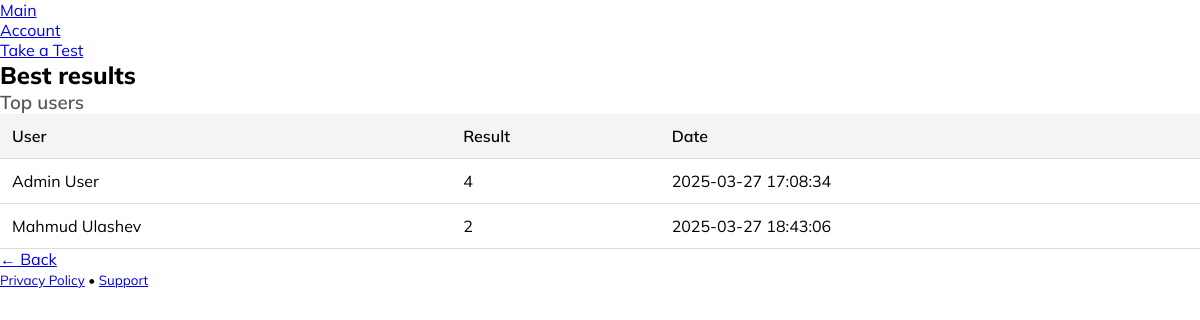
The page /leaderboard on the database as committed earlier.
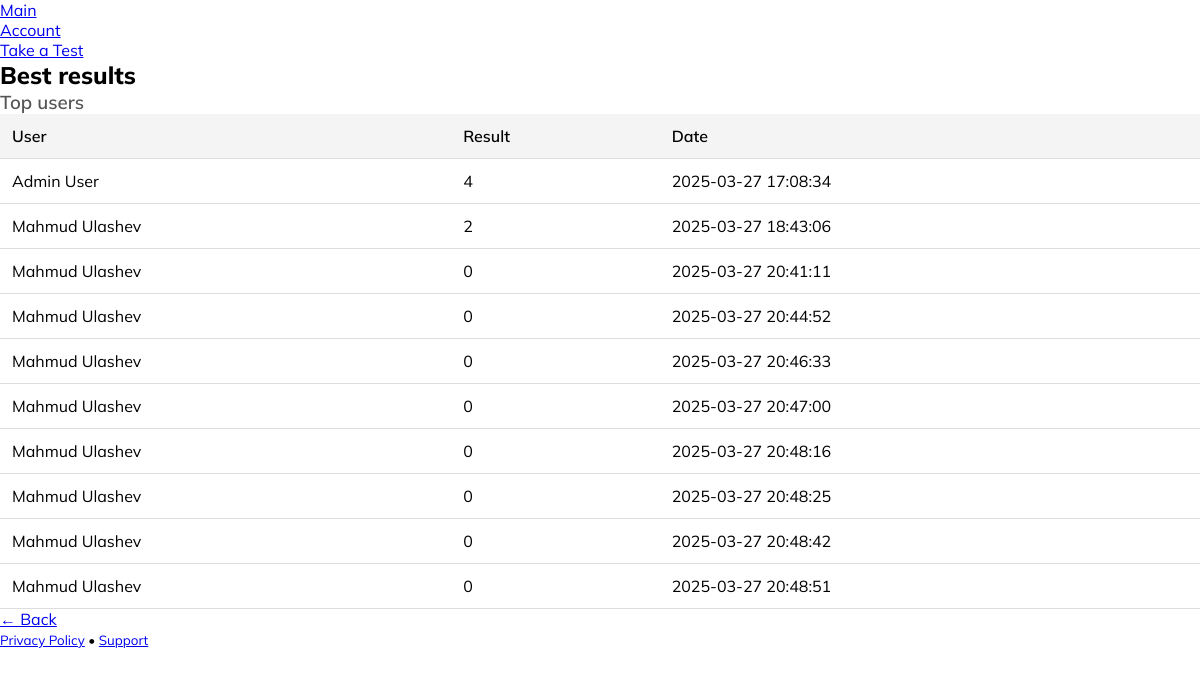
The same page on the database as committed later.
### tables this page shows
CREATE TABLE results (
    id INTEGER PRIMARY KEY AUTOINCREMENT,
    user_id INTEGER NOT NULL,
    ball INTEGER NOT NULL,
    test_date TEXT NOT NULL,
    FOREIGN KEY (user_id) REFERENCES users(id)
);

CREATE TABLE users (
    id INTEGER PRIMARY KEY AUTOINCREMENT,
    first_name TEXT NOT NULL,
    last_name TEXT NOT NULL,
    username TEXT UNIQUE NOT NULL,
    password TEXT NOT NULL,
    is_admin INTEGER DEFAULT 0
);

### app.py (the view)
@app.route("/leaderboard")
def leaderboard():
    conn = conn_databaza()
    cursor = conn.cursor()
    cursor.execute("""
        SELECT users.first_name, users.last_name, results.ball, results.test_date
        FROM results
        JOIN users ON results.user_id = users.id
        ORDER BY results.ball DESC, results.test_date ASC
    """)
    leaders = cursor.fetchall()
    conn.close()
    return render_template("leaderboard.html", leaders=leaders)

### app.py (called while the page is built)
def conn_databaza():
    conn = sqlite3.connect("users.db")
    conn.row_factory = sqlite3.Row
    return conn

### templates/leaderboard.html (shortened to what this page needs)
<!DOCTYPE html>
<html lang="en">
<head>
    <link rel="stylesheet" href="https://cdn.jsdelivr.net/npm/@picocss/pico@1/css/pico.min.css">
    <link rel="stylesheet" href="/static/leaderboard.css">
</head>
<body>
    <nav class="container">
        <ul>
            <li><a href="/">Main</a></li>
        </ul>
        <ul>
            <li><a href="/profile">Account</a></li>
            <li><a href="/test-cover">Take a Test</a></li>
        </ul>
    </nav>
    <main class="container">
        <section>
            <hgroup>
                <h2>Best results</h2>
                <h3>Top users</h3>
            </hgroup>
            <table>
                <thead>
                    <tr>
                        <th>User</th>
                        <th>Result</th>
                        <th>Date</th>
                    </tr>
                </thead>
                <tbody>
                    {% for leader in leaders %}
                    <tr>
                        <td>{{ leader["first_name"] }} {{ leader["last_name"] }}</td>
                        <td>{{ leader["ball"] }}</td>
                        <td>{{ leader["test_date"] }}</td>
                    </tr>
                    {% endfor %}
                </tbody>
            </table>
            <a href="/" role="button">← Back</a>
        </section>
    </main>
    <footer class="container">
        <small><a href="#">Privacy Policy</a> • <a href="#">Support</a></small>
    </footer>
</body>
</html>

### static/leaderboard.css (style rules this page uses)
*, html { margin: 0; padding: 0; box-sizing: border-box; }
.container { max-width: 1200px; margin: 0 auto; }
body { font-family: 'Mulish', sans-serif; }
main { margin-top: 30px; }
hgroup h2 { font-weight: 800; }
hgroup h3 { font-weight: 600; color: #555; }
table { width: 100%; border-collapse: collapse; }
table th, table td { padding: 12px; border-bottom: 1px solid #ddd; text-align: left; }
table th { background: #f4f4f4; font-weight: 600; color: black; }

Rows that differ between the two databases and show on the page:
added results: first_name "Mahmud", last_name "Ulashev", ball "0", test_date "2025-03-27 20:41:11"
added results: first_name "Mahmud", last_name "Ulashev", ball "0", test_date "2025-03-27 20:44:52"
added results: first_name "Mahmud", last_name "Ulashev", ball "0", test_date "2025-03-27 20:46:33"
added results: first_name "Mahmud", last_name "Ulashev", ball "0", test_date "2025-03-27 20:47:00"
added results: first_name "Mahmud", last_name "Ulashev", ball "0", test_date "2025-03-27 20:48:16"
added results: first_name "Mahmud", last_name "Ulashev", ball "0", test_date "2025-03-27 20:48:25"
added results: first_name "Mahmud", last_name "Ulashev", ball "0", test_date "2025-03-27 20:48:42"
added results: first_name "Mahmud", last_name "Ulashev", ball "0", test_date "2025-03-27 20:48:51"
